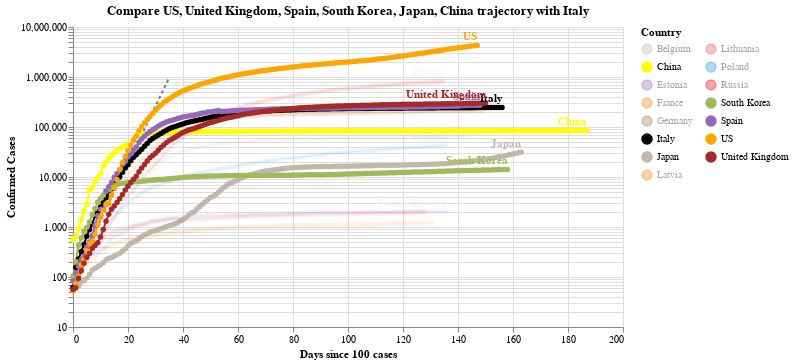

Source (notebook cell):
### Code cell
#hide_input
chart2 = make_since_chart(dff2, ['US', 'United Kingdom', 'Spain', 'South Korea', 'Japan', 'China'], baseline_countries)
chart2

### Figure 1 — Vega-Lite specification as saved in the notebook (floating-point values rounded to 4 significant figures; data arrays with more than 128 entries replaced by an {"elided": "..."} marker saying what was removed)
{"config": {"view": {"continuousWidth": 400, "continuousHeight": 300}}, "layer": [{"data": {"name": "data-628230001892d6798b50651be41d1b3e"}, "mark": {"type": "line", "color": "black", "opacity": 0.5, "strokeDash": [3, 3]}, "encoding": {"x": {"type": "quantitative", "field": "Days since 100 cases"}, "y": {"type": "quantitative", "field": "Confirmed Cases"}}}, {"data": {"name": "data-f1155a2a20bc94c6598337dbb0eb55af"}, "mark": {"type": "line", "point": true}, "encoding": {"color": {"type": "nominal", "field": "Country", "legend": {"columns": 2}, "scale": {"domain": ["Belgium", "China", "Estonia", "France", "Germany", "Italy", "Japan", "Latvia", "Lithuania", "Poland", "Russia", "South Korea", "Spain", "US", "United Kingdom"], "range": ["#C1B7AD", "yellow", "#9467bd", "#F58518", "#9D755D", "black", "#C1B7AD", "#F58518", "#E45756", "#2495D3", "red", "#A1BA59", "#9467bd", "orange", "brown"]}}, "opacity": {"condition": {"value": 1, "selection": "selector012"}, "value": 0.05}, "tooltip": [{"type": "nominal", "field": "Country"}, {"type": "temporal", "field": "Date"}, {"type": "quantitative", "field": "Confirmed Cases"}, {"type": "quantitative", "field": "Days since 100 cases"}], "x": {"type": "quantitative", "field": "Days since 100 cases"}, "y": {"type": "quantitative", "field": "Confirmed Cases", "scale": {"type": "log"}}}, "selection": {"selector012": {"type": "multi", "fields": ["Country"], "bind": "legend", "init": [{"Country": "US"}, {"Country": "United Kingdom"}, {"Country": "Spain"}, {"Country": "South Korea"}, {"Country": "Japan"}, {"Country": "China"}, {"Country": "Italy"}]}}, "width": 550}, {"data": {"name": "data-f1155a2a20bc94c6598337dbb0eb55af"}, "mark": {"type": "text", "align": "right", "dy": -8, "fontWeight": "bold"}, "encoding": {"color": {"type": "nominal", "field": "Country", "legend": {"columns": 2}, "scale": {"domain": ["Belgium", "China", "Estonia", "France", "Germany", "Italy", "Japan", "Latvia", "Lithuania", "Poland", "Russia", "South Korea", "Spain", "US", "United Kingdom"], "range": ["#C1B7AD", "yellow", "#9467bd", "#F58518", "#9D755D", "black", "#C1B7AD", "#F58518", "#E45756", "#2495D3", "red", "#A1BA59", "#9467bd", "orange", "brown"]}}, "opacity": {"condition": {"value": 1, "selection": "selector012"}, "value": 0.05}, "text": {"type": "nominal", "field": "Country"}, "tooltip": [{"type": "nominal", "field": "Country"}, {"type": "temporal", "field": "Date"}, {"type": "quantitative", "field": "Confirmed Cases"}, {"type": "quantitative", "field": "Days since 100 cases"}], "x": {"type": "quantitative", "field": "Days since 100 cases"}, "y": {"type": "quantitative", "field": "Confirmed Cases", "scale": {"type": "log"}}}, "transform": [{"filter": "(datum['Date'] >= 1595808000000)"}], "width": 550}], "title": "Compare US, United Kingdom, Spain, South Korea, Japan, China trajectory with Italy", "$schema": "https://vega.github.io/schema/vega-lite/v4.0.2.json", "datasets": {"data-628230001892d6798b50651be41d1b3e": [{"Days since 100 cases": 0, "Confirmed Cases": 100.0}, {"Days since 100 cases": 1, "Confirmed Cases": 130.0}, {"Days since 100 cases": 2, "Confirmed Cases": 169.0}, {"Days since 100 cases": 3, "Confirmed Cases": 219.7}, {"Days since 100 cases": 4, "Confirmed Cases": 285.6}, {"Days since 100 cases": 5, "Confirmed Cases": 371.3}, {"Days since 100 cases": 6, "Confirmed Cases": 482.7}, {"Days since 100 cases": 7, "Confirmed Cases": 627.5}, {"Days since 100 cases": 8, "Confirmed Cases": 815.7}, {"Days since 100 cases": 9, "Confirmed Cases": 1060.0}, {"Days since 100 cases": 10, "Confirmed Cases": 1379.0}, {"Days since 100 cases": 11, "Confirmed Cases": 1792.0}, {"Days since 100 cases": 12, "Confirmed Cases": 2330.0}, {"Days since 100 cases": 13, "Confirmed Cases": 3029.0}, {"Days since 100 cases": 14, "Confirmed Cases": 3937.0}, {"Days since 100 cases": 15, "Confirmed Cases": 5119.0}, {"Days since 100 cases": 16, "Confirmed Cases": 6654.0}, {"Days since 100 cases": 17, "Confirmed Cases": 8650.0}, {"Days since 100 cases": 18, "Confirmed Cases": 11250.0}, {"Days since 100 cases": 19, "Confirmed Cases": 14620.0}, {"Days since 100 cases": 20, "Confirmed Cases": 19000.0}, {"Days since 100 cases": 21, "Confirmed Cases": 24710.0}, {"Days since 100 cases": 22, "Confirmed Cases": 32120.0}, {"Days since 100 cases": 23, "Confirmed Cases": 41750.0}, {"Days since 100 cases": 24, "Confirmed Cases": 54280.0}, {"Days since 100 cases": 25, "Confirmed Cases": 70560.0}, {"Days since 100 cases": 26, "Confirmed Cases": 91730.0}, {"Days since 100 cases": 27, "Confirmed Cases": 119300.0}, {"Days since 100 cases": 28, "Confirmed Cases": 155000.0}, {"Days since 100 cases": 29, "Confirmed Cases": 201500.0}, {"Days since 100 cases": 30, "Confirmed Cases": 262000.0}, {"Days since 100 cases": 31, "Confirmed Cases": 340600.0}, {"Days since 100 cases": 32, "Confirmed Cases": 442800.0}, {"Days since 100 cases": 33, "Confirmed Cases": 575600.0}, {"Days since 100 cases": 34, "Confirmed Cases": 748300.0}, {"Days since 100 cases": 35, "Confirmed Cases": 972800.0}], "data-f1155a2a20bc94c6598337dbb0eb55af": {"elided": "2233 records"}}}
